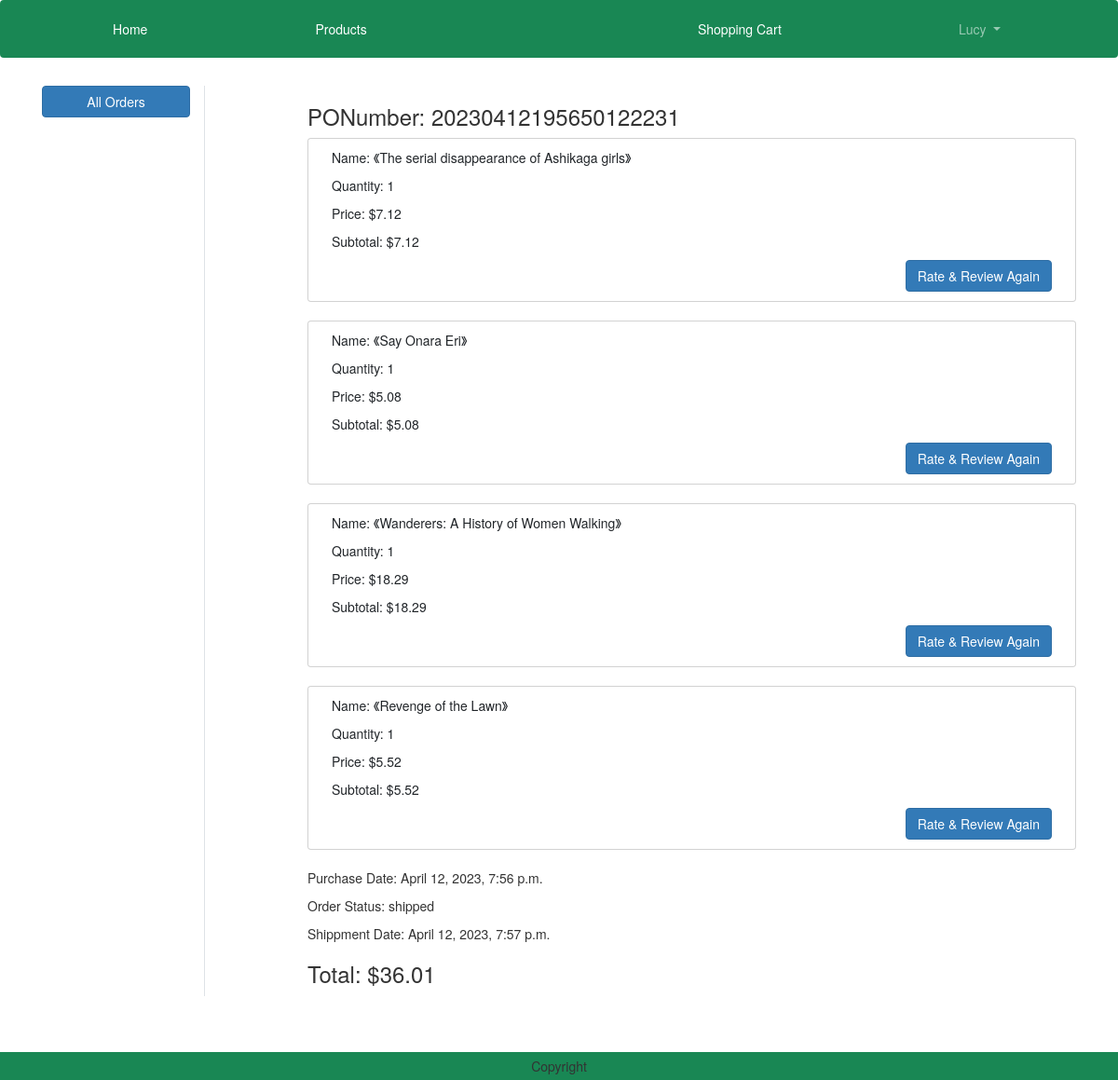
Screenshot of /orders/20230412195650122231 (signed in) with the database file from the repository.
### order/models.py (models this page shows)
class Order(models.Model):
    PONumber = models.CharField(max_length=30, primary_key=True)
    purchaseDate = models.DateTimeField(default=datetime.now)
    status = models.CharField(default=ORDER_STATUS_CHOICES[0][0], choices=ORDER_STATUS_CHOICES, max_length=20)
    user = models.ForeignKey(User,on_delete=models.CASCADE)
    shipmentDate = models.DateTimeField(null=True)
    cancelDate = models.DateTimeField(null=True)
    vendor = models.ForeignKey('vendors.Vendor',on_delete=models.CASCADE, default=4)
    customer = models.ForeignKey('customers.Customer',on_delete=models.CASCADE)

class OrderItem(models.Model):
    product = models.ForeignKey('products.Product', on_delete=models.CASCADE)
    order = models.ForeignKey('order.Order', on_delete=models.CASCADE,)
    price = models.DecimalField(default=0, max_digits=7, decimal_places=2)
    myRate = models.FloatField(null=True)
    myComment = models.CharField(max_length=1000, null=True)
    commentAgain = models.CharField(max_length=1000, null=True)
    class Meta:
        unique_together = ("product","order")

### products/models.py (models this page shows, shortened)
class Product(models.Model):
    productName = models.CharField(max_length=100)
    price = models.DecimalField(default=0, max_digits=7, decimal_places=2)
    ISBN = models.CharField(max_length=17)
    author = models.CharField(max_length=100)
    publisher = models.CharField(max_length=100)
    introduction = models.TextField(max_length=1000)
    image = models.ImageField(upload_to='product')
    category = models.ForeignKey('Category', related_name="products", on_delete=models.CASCADE,)
    avgRating = models.FloatField(default=0)

### order/views.py (the view)
# urls.py: path('orders/<str:PONumber>',views.OrderDetailView.as_view(), name='order_detail'),
class OrderDetailView(View):
    def get(self, request, PONumber):
        filter = request.GET.get('filter')
        if filter == 'allVendor':
            orders = Order.objects.all().order_by('-purchaseDate')
        else:
            filter == 'all'
            orders = Order.objects.filter(user=request.user).order_by('-purchaseDate')
        order = Order.objects.get(PONumber=PONumber)
        orderitems = OrderItem.objects.filter(order=order)
        total = 0
        for oi in orderitems:
            value = oi.price
            total = total + value
        context = {
            'order': order,
            'orderitems': orderitems,
            'total':total,
        }
        return render(request, 'order_detail.html', context)

### templates/order_detail.html (shortened to what this page needs)
{% extends 'base.html' %}
{% load static %}
{% block main-content %}
<div class="container my-5">
    <div class="row">
        <div class="col-sm-2 border-end">
            <ul class="list-unstyled">
                {% for group in request.user.groups.all %}
                    {% if group.name == 'Customer' %}
                        <li class="d-grid"><a href="{% url 'order:orders' %}?filter=all" class="btn btn-primary" {% if filter == 'all' %}class="active"{% endif %}>All Orders</a></li>
                    {% elif group.name == 'Vendor' %}
                        <li class="d-grid"><a href="{% url 'order:orders' %}?filter=allVendor" class="btn btn-primary" {% if filter == 'allVendor' %}class="active"{% endif %}>All Orders</a></li>
                    {% endif %}
                {% endfor %}
            </ul>
        </div>
        <div class="col-sm-9 offset-sm-1">
            <h3>PONumber: {{order.PONumber}}</h3>
            {% for item in orderitems %}
                <div class="card">
                    <div class="card-body">
                        <div class="col-sm-7">
                            <p>Name: 《{{item.product.productName}}》</p>
                            <p>Quantity: 1 </p>
                            <p>Price: ${{item.price}}</p>
                            <p>Subtotal: ${{item.price}}</p>
                        </div>
                        {% for group in request.user.groups.all %}
                            {% if group.name == 'Customer' %}
                                {% if order.status == 'shipped' %}
                                    <div class="col-sm-12">
                                        <div class="d-grid gap-2 d-md-flex justify-content-md-end">
                                            {% if item.myRate %}
                                                {% if item.commentAgain %}
                                                    <button type="button" class="btn btn-secondary" disabled>Rate & Review Ended</button>
                                                {% else %}
                                                    <form action="/RRAdd" class="d-inline">
                                                        <button type="sumbit" class="btn btn-primary" >Rate & Review Again</button>
                                                    </form>
                                                {% endif %}
                                            {% else %}
                                                <form action="/RRAdd" class="d-inline">
                                                    <input type="hidden" id="PONumber" name="PONumber" value="{{order.PONumber}}" />
                                                    <input type="hidden" id="item_id" name="item_id" value="{{item.id}}" />
                                                    <button type="sumbit" class="btn btn-primary" >Rate & Review</button>
                                                </form>
                                            {% endif %}
                                        </div>
                                    </div>
                                {% endif %}
                            {% endif %}
                        {% endfor %}
                    </div>
                </div>
                <br>
            {% endfor %}
                <div class="col-sm">
                    <p>Purchase Date: {{order.purchaseDate}}</p>
                    <p>Order Status: {{order.status}}</p>
                    {% if order.status == 'shipped' %}
                        <p>Shippment Date: {{order.shipmentDate}}</p>
                    {% elif order.status == 'cancelled' %}
                        <p>Cancel Date: {{order.cancelDate}}</p>
                        <p>Cancel Person: Vendor1 </p>
                    {% endif %}
                </div>
            <h3>Total: ${{total}}</h3>
        </div>
    </div>
</div>
{% endblock main-content %}

### templates/base.html (shortened to what this page needs)
<!DOCTYPE html>
{% load static %}
<html lang="en">
<head>
    <link href="https://cdn.jsdelivr.net/npm/bootstrap@5.3.0-alpha1/dist/css/bootstrap.min.css" rel="stylesheet">
    <link href="https://cdn.bootcss.com/bootstrap/3.3.7/css/bootstrap.min.css" rel="stylesheet">
    <link rel="stylesheet" href="{% static 'css/owl.carousel.min.css' %}">
    <link rel="stylesheet" href="{% static 'css/all.min.css' %}">
    <link rel="stylesheet" href="{% static 'css/style.css' %}">
    <link rel="stylesheet" href="https://cdnjs.cloudflare.com/ajax/libs/bootstrap-datetimepicker/4.17.47/css/bootstrap-datetimepicker.css">
</head>
<body>
    <nav class="navbar navbar-expand-lg navbar-dark bg-success nav-fill">
        <div class="container-fluid">
          <div class="collapse navbar-collapse" id="navbarSupportedContent">
            <ul class="navbar-nav me-auto mb-2 mb-lg-0" style="width:100%; text-align:center">
              <li class="nav-item" style="display:inline-block">
                <a class="nav-link active" aria-current="page" href="{% url 'products:home' %}">Home</a>
              </li>
              <li class="nav-item" style="display:inline-block">
                <a class="nav-link text-white" href="{% url 'products:products' %}">Products</a>
              </li>
            <li class="nav-item" style="display:inline-block">
            </li>
              {% if user.is_authenticated %}
                  {% for group in request.user.groups.all %}
                    {% if group.name == 'Vendor' %}
                      <li class="nav-item dropdown mx-2" style="display:inline-block">
                        <a class="nav-link dropdown-toggle" href="#" role="button" data-bs-toggle="dropdown" aria-expanded="false">
                          {{ user.username }}
                        </a>
                        <ul class="dropdown-menu" >
                          <li><a class="dropdown-item" href="{% url 'order:orders' %}?filter=allVendor">Orders</a></li>
                          <li><a class="dropdown-item" href="{% url 'logout' %}">Logout</a></li>
                        </ul>
                      </li>
                      <li class="nav-item mx-2" style="display:inline-block">
                        <a class="nav-link text-white" href="{% url 'products:productsAdd' %}">Add A New Product</a>
                      </li>
                    {% elif group.name == 'Customer' %}
                      <li class="nav-item mx-2" style="display:inline-block">
                          <a class="nav-link text-white" href="{% url 'shoppingcart' %}">Shopping Cart</a>
                      </li>
                      <li class="nav-item dropdown mx-2" style="display:inline-block">
                          <a class="nav-link dropdown-toggle" href="#" role="button" data-bs-toggle="dropdown" aria-expanded="false">
                            {{ user.username }}
                          </a>
                      </li>
                    {% endif %}
                  {% endfor %}
              {% endif %}
              </ul>
          </div>
        </div>
      </nav>
      {% block main-content %}{% endblock main-content %}
      <div>
        <div style="height:60px"></div>
        <footer class="container-fluid fixed-bottom bg-success text-center p-2 mt-5">
            Copyright
        </footer>
      </div>
</body>
</html>

### rows the page displays
Order: PONumber "20230412195650122231", purchaseDate "April 12, 2023, 7:56 p.m.", status "shipped", shipmentDate "April 12, 2023, 7:57 p.m."
OrderItem: product.productName "The serial disappearance of Ashikaga girls", price "7.12"
OrderItem: product.productName "Say Onara Eri", price "5.08"
OrderItem: product.productName "Wanderers: A History of Women Walking", price "18.29"
OrderItem: product.productName "Revenge of the Lawn", price "5.52"

### other values shown
{{ user.username }} "Lucy"
{{ total }} "36.01"
